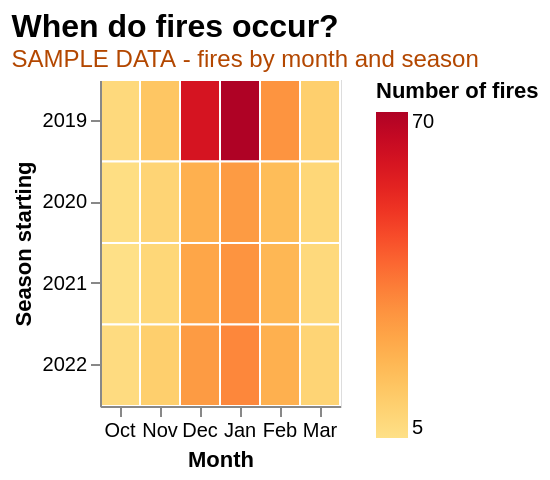

The Vega-Lite source for this figure:
### Vega-Lite specification from a JSON file in a GitHub repository (floating-point values rounded to 4 significant figures)
{"$schema": "https://vega.github.io/schema/vega-lite/v5.json", "description": "Matrix idiom (heatmap). Number of fires by month and year, showing seasonality. SAMPLE DATA - replace the values array with counts derived from real incident data.", "title": {"text": "When do fires occur?", "subtitle": "SAMPLE DATA - fires by month and season", "subtitleColor": "#b34700", "anchor": "start", "fontSize": 16}, "width": "container", "height": 240, "autosize": {"type": "fit", "contains": "padding"}, "data": {"values": [{"year": 2019, "month": "Oct", "fires": 8}, {"year": 2019, "month": "Nov", "fires": 15}, {"year": 2019, "month": "Dec", "fires": 60}, {"year": 2019, "month": "Jan", "fires": 70}, {"year": 2019, "month": "Feb", "fires": 30}, {"year": 2019, "month": "Mar", "fires": 12}, {"year": 2020, "month": "Oct", "fires": 6}, {"year": 2020, "month": "Nov", "fires": 10}, {"year": 2020, "month": "Dec", "fires": 22}, {"year": 2020, "month": "Jan", "fires": 28}, {"year": 2020, "month": "Feb", "fires": 18}, {"year": 2020, "month": "Mar", "fires": 9}, {"year": 2021, "month": "Oct", "fires": 5}, {"year": 2021, "month": "Nov", "fires": 9}, {"year": 2021, "month": "Dec", "fires": 25}, {"year": 2021, "month": "Jan", "fires": 30}, {"year": 2021, "month": "Feb", "fires": 20}, {"year": 2021, "month": "Mar", "fires": 8}, {"year": 2022, "month": "Oct", "fires": 7}, {"year": 2022, "month": "Nov", "fires": 12}, {"year": 2022, "month": "Dec", "fires": 28}, {"year": 2022, "month": "Jan", "fires": 33}, {"year": 2022, "month": "Feb", "fires": 22}, {"year": 2022, "month": "Mar", "fires": 10}]}, "mark": {"type": "rect", "stroke": "white", "strokeWidth": 1}, "encoding": {"x": {"field": "month", "type": "ordinal", "title": "Month", "sort": ["Oct", "Nov", "Dec", "Jan", "Feb", "Mar"], "axis": {"labelAngle": 0}}, "y": {"field": "year", "type": "ordinal", "title": "Season starting"}, "color": {"field": "fires", "type": "quantitative", "title": "Number of fires", "scale": {"scheme": "yelloworangered"}}, "tooltip": [{"field": "year", "type": "ordinal", "title": "Season"}, {"field": "month", "type": "ordinal", "title": "Month"}, {"field": "fires", "type": "quantitative", "title": "Fires"}]}}
